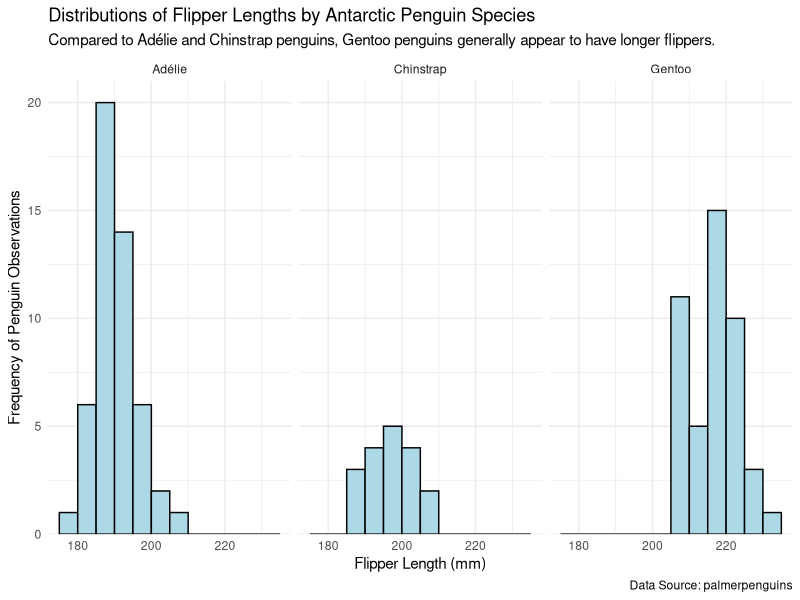
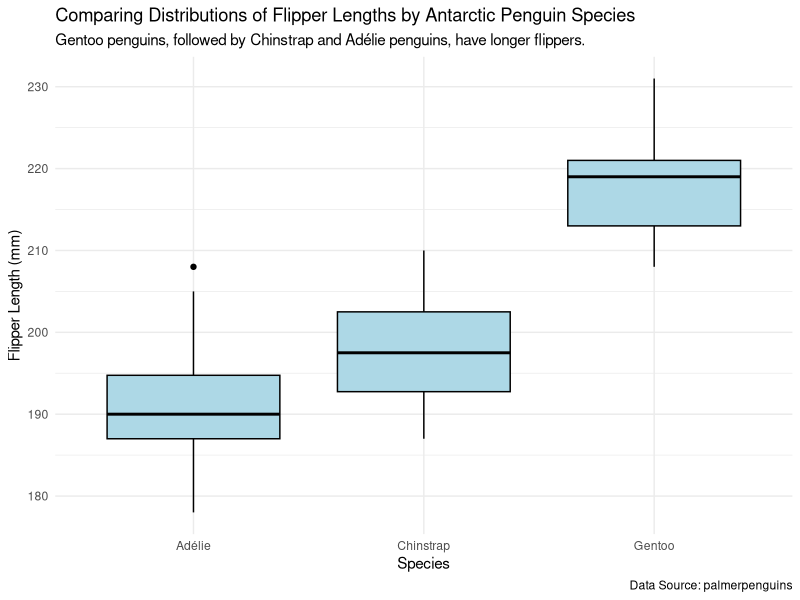
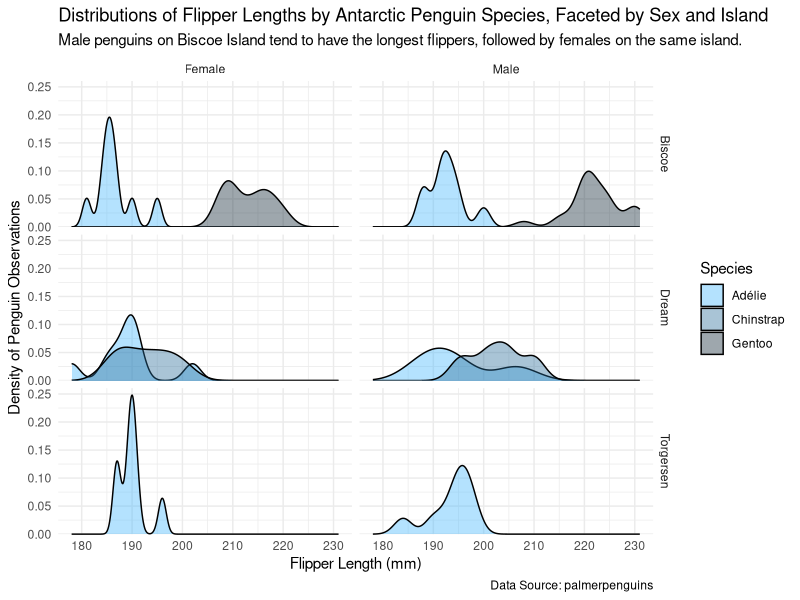

Reproduce these figures in R, in order.
## ---- chunk 1
# Load the tidyverse
library(tidyverse)
# Load the `penguins` dataset
penguins <- palmerpenguins::penguins
## ---- chunk 2
# Using `dplyr` and `tidyr` to wrangle `penguins`
wrangled_penguins <- penguins %>% 
  # Remove NA values from all columns
  tidyr::drop_na() %>% 
  # Filter to only include observations from 2008
  dplyr::filter(year == 2008) %>% 
  # Replace all "Adelie" values with "Adélie" and capitalize "male" and "female"
  dplyr::mutate(dplyr::across('species', stringr::str_replace, 'Adelie', 'Adélie'),
                sex = stringr::str_to_title(sex)) %>% 
  # Select only the species, island, flipper_length_mm, and sex variables
  dplyr::select(species, island, flipper_length_mm, sex)

# Glimpsing this new, wrangled dataset
dplyr::glimpse(wrangled_penguins)
## ---- chunk 3
# Finding the average flipper length (in mm) for each penguin species
wrangled_penguins %>% 
  # Group the wrangled `penguins` by species
  dplyr::group_by(species) %>% 
  # Compute the average flipper length for each species
  dplyr::summarize(mean(flipper_length_mm))
## ---- chunk 4
# Finding the average flipper length (in mm) for each penguin species,
# also taking into account their island and sex
wrangled_penguins %>% 
  # Group the wrangled `penguins` by species, island, and sex
  dplyr::group_by(species, island, sex) %>% 
  # Compute the average flipper length for these groups
  dplyr::summarize(mean(flipper_length_mm))
## ---- chunk 5
# Making a plot of the distributions of flipper lengths by species, faceted by species
ggplot(data = wrangled_penguins, mapping = aes(x = flipper_length_mm)) +  
  geom_histogram(binwidth = 5, boundary = 0,  
                 color = "black", fill = "lightblue") +  
  labs(title = "Distributions of Flipper Lengths by Antarctic Penguin Species",
       subtitle = "Compared to Adélie and Chinstrap penguins, Gentoo penguins generally appear to have longer flippers.",
       caption = "Data Source: palmerpenguins",
       x = "Flipper Length (mm)",  
       y = "Frequency of Penguin Observations") +  
  scale_y_continuous(expand = expansion(mult = c(0, 0.05))) +  
  theme_minimal() +  
  facet_wrap(vars(species))
## ---- chunk 6
# Making a plot of the distributions of flipper lengths by species with boxplots
ggplot(data = wrangled_penguins, mapping = aes(x = species, y = flipper_length_mm)) +  
  geom_boxplot(color = "black", fill = "lightblue") +  
  labs(title = "Comparing Distributions of Flipper Lengths by Antarctic Penguin Species",
       subtitle = "Gentoo penguins, followed by Chinstrap and Adélie penguins, have longer flippers.",
       caption = "Data Source: palmerpenguins",
       x = "Species",
       y = "Flipper Length (mm)") +  
  theme_minimal()
## ---- chunk 7
# Making a plot of the distributions of flipper lengths by species, faceted by island and sex
ggplot(data = wrangled_penguins, mapping = aes(x = flipper_length_mm, group = species, fill = species)) + 
  geom_density(alpha = 0.4) + 
  labs(title = "Distributions of Flipper Lengths by Antarctic Penguin Species, Faceted by Sex and Island",
       subtitle = "Male penguins on Biscoe Island tend to have the longest flippers, followed by females on the same island.",
       caption = "Data Source: palmerpenguins",
       x = "Flipper Length (mm)",  
       y = "Density of Penguin Observations",
       fill = "Species") +  
  scale_y_continuous(expand = expansion(mult = c(0, 0.05))) +  
  scale_fill_manual(values = c("#45b6fe", "#296d98", "#0e2433")) +
  theme_minimal() +  
  facet_grid(vars(island), vars(sex))
